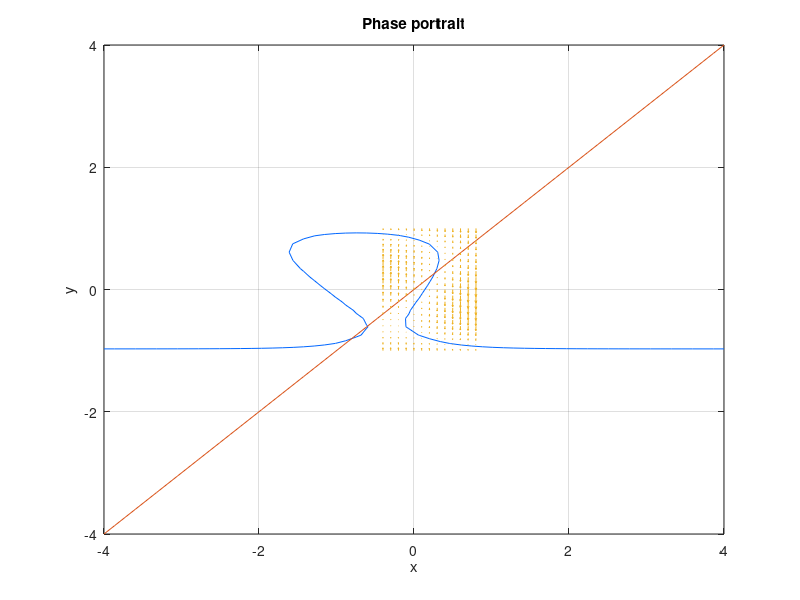

The MATLAB script that drew this image:
clear


bump = @(x,delta) (tanh(x+delta) - tanh(x-delta) -2*tanh(delta));
fast_nullcline = @(xs,xf,u,gamma,beta,alpha,delta,ef)...
    ((-xf + tanh(xf+ bump(u + xs +0.5*gamma*xf,delta) + beta*xf+ alpha))/ef);
linear_plant = @(xs,xf,ts) ((xf-xs)/ts);
                    
% alpha = .2;
alpha = 0.25;
beta = 0.5;
gamma = 0.5;
delta = 0.5;
u = 0.5 ;
tf = 0.0075;
ts = 1;

% % alpha = 0.7;
% % beta = 0.5-1;
% % gamma = 0.3/2;
% % delta = 1;
% % u = 0.7;
% tau_f = 0.0075;
% tau_s = 1;
% xf_0 = -1;
% xs_0 = -1;

cc = hsv(15);

% for iteration = 1:5
%     alpha = iteration/5;
% 
%     h1 = ezplot(@(x,y)fast_nullcline(x,y,u,gamma,beta,alpha,delta,ef),[-4,4])
%     set(h1,'Color',cc(iteration+10,:));
%     hold on
%     
% end
% legend('\alpha = 0.2','\alpha = 0.4','\alpha = 0.6','\alpha = 0.8','\alpha = 1')

% for iteration = 1:5
%     beta = iteration/5;
% 
%     h1 = ezplot(@(x,y)fast_nullcline(x,y,u,gamma,beta,alpha,delta,ef),[-4,4])
%     set(h1,'Color',cc(iteration+5,:));
%     hold on
%     
% end
% legend('\beta = 0.2','\beta = 0.4','\beta = 0.6','\beta = 0.8','\beta = 1')

% for iteration = 1:5
%     gamma = (iteration-1)/5;
% 
%     h1 = ezplot(@(x,y)fast_nullcline(x,y,u,gamma,beta,alpha,delta,ef),[-4,4])
%     set(h1,'Color',cc(iteration+8,:));
%     hold on
%     
% end
% legend('\gamma = 0.','\gamma = 0.2','\gamma = 0.4','\gamma = 0.6','\gamma = 0.8')


% Plot winged cusp
h1 = ezplot(@(x,y)fast_nullcline(x,y,u,gamma,beta,alpha,delta,tf),[-4,4]);
set(h1,'Color',cc(ceil(15*rand(1)),:));
hold on

% Plot linear plant
h2 = ezplot(@(x,y)linear_plant(x,y,ts),[-4,4]);

title('Phase portrait')
[x,y] = meshgrid(-.4:.1:.8,-1:.1:1);
grid on

% Plot trajectories
xf_dot = fast_nullcline(x,y,u,gamma,beta,alpha,delta,tf);
xs_dot = linear_plant(x,y,ts);
quiver(x,y,xs_dot,xf_dot)
